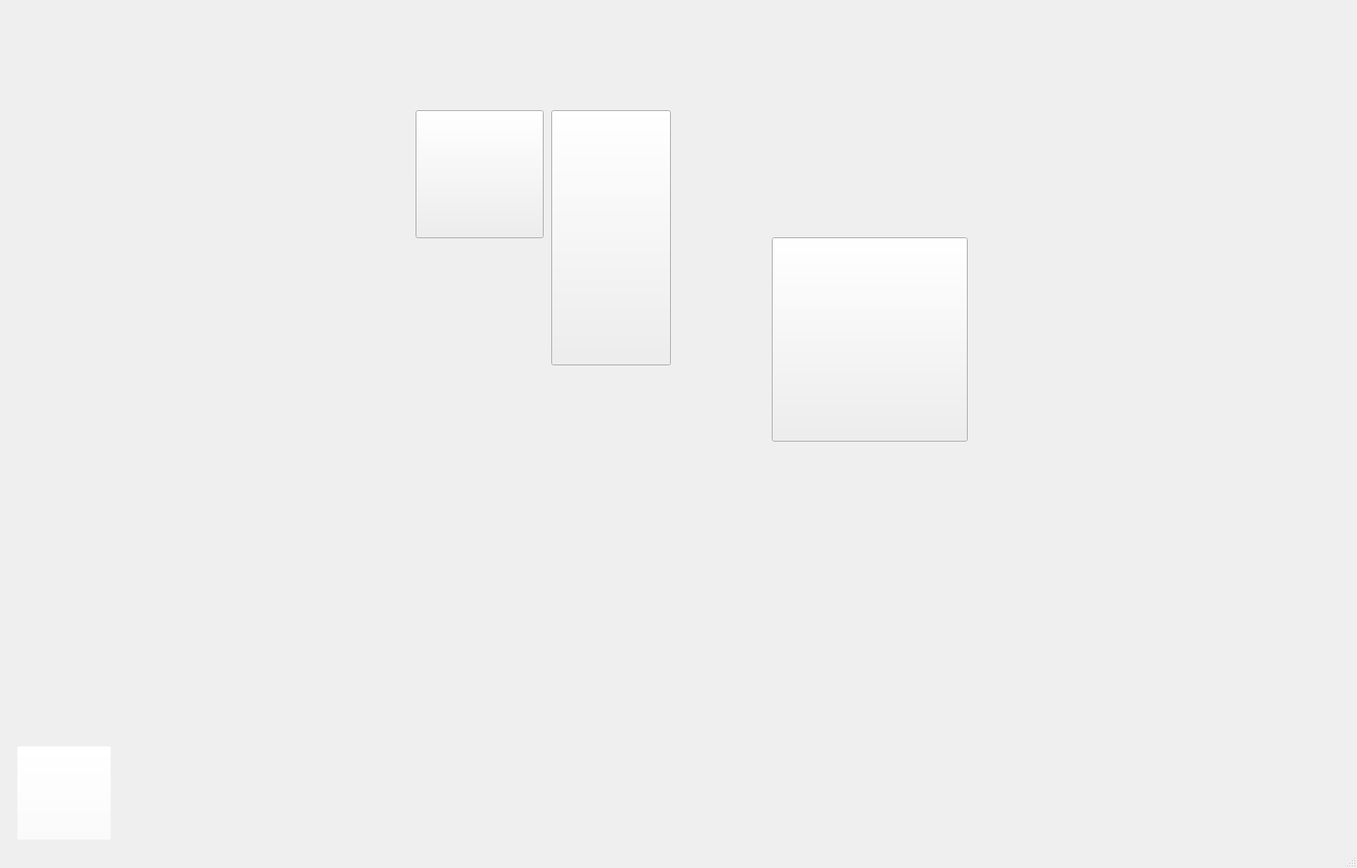
<?xml version="1.0" encoding="UTF-8"?>
<ui version="4.0">
 <class>bathroom</class>
 <widget class="QMainWindow" name="bathroom">
  <property name="geometry">
   <rect>
    <x>0</x>
    <y>0</y>
    <width>1600</width>
    <height>1024</height>
   </rect>
  </property>
  <property name="windowTitle">
   <string>MainWindow</string>
  </property>
  <widget class="QWidget" name="centralwidget">
   <widget class="QPushButton" name="pushButton">
    <property name="geometry">
     <rect>
      <x>20</x>
      <y>880</y>
      <width>111</width>
      <height>111</height>
     </rect>
    </property>
    <property name="styleSheet">
     <string notr="true">background-image: url(:/resource/playroom/back.png);
background-color: rgba(255, 255, 255, 0);
border-color: rgba(255, 255, 255, 0);</string>
    </property>
    <property name="text">
     <string/>
    </property>
   </widget>
   <widget class="QPushButton" name="pushButton_2">
    <property name="geometry">
     <rect>
      <x>490</x>
      <y>130</y>
      <width>151</width>
      <height>151</height>
     </rect>
    </property>
    <property name="text">
     <string/>
    </property>
   </widget>
   <widget class="QPushButton" name="pushButton_3">
    <property name="geometry">
     <rect>
      <x>650</x>
      <y>130</y>
      <width>141</width>
      <height>301</height>
     </rect>
    </property>
    <property name="text">
     <string/>
    </property>
   </widget>
   <widget class="QPushButton" name="pushButton_4">
    <property name="geometry">
     <rect>
      <x>910</x>
      <y>280</y>
      <width>231</width>
      <height>241</height>
     </rect>
    </property>
    <property name="text">
     <string/>
    </property>
   </widget>
  </widget>
  <widget class="QStatusBar" name="statusbar"/>
 </widget>
 <resources/>
 <connections/>
</ui>
